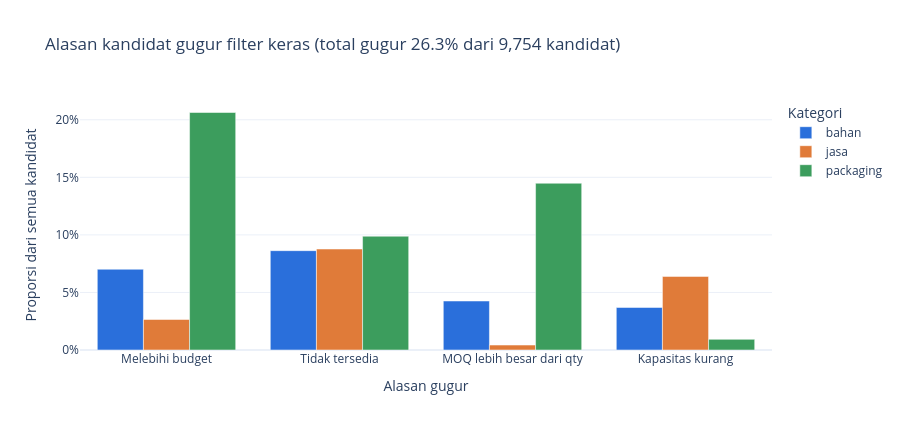

Notebook code for this chart:
### Markdown cell above
**Temuan:** Secara keseluruhan sebaran grade cukup seimbang (grade 0 19% dan grade 3 17%), tapi sangat bergantung pada urgensi: 42% kandidat di request ketat bergrade 0, sedangkan di request santai hanya 8%. Grup training rata-rata berisi 3,65 kandidat lolos, dan 14,1% grup punya grade yang sama semua sehingga tidak memberi sinyal ranking.

### Code cell
cand_cat = candidates.merge(requests[["id", "material_id"]], left_on="request_id", right_on="id")
cand_cat = cand_cat.merge(materials[["id", "category"]].rename(columns={"id": "material_id"}), on="material_id")
cand_cat["reasons"] = cand_cat["filter_reasons"].fillna("[]").map(json.loads)

reason_names = {
    "melebihi_budget": "Melebihi budget",
    "tidak_tersedia": "Tidak tersedia",
    "moq_lebih_besar": "MOQ lebih besar dari qty",
    "kapasitas_kurang": "Kapasitas kurang",
}
exploded = cand_cat.explode("reasons").dropna(subset=["reasons"])
reason_share = (exploded.groupby(["category", "reasons"]).size() / cand_cat.groupby("category").size()).rename("proporsi")
reason_share = reason_share.reset_index()
reason_share["alasan"] = reason_share["reasons"].map(reason_names)

overall_fail = (~cand_cat["is_eligible"]).mean()
multi = (cand_cat["reasons"].map(len) > 1).mean()

fig = px.bar(
    reason_share, x="alasan", y="proporsi", color="category", barmode="group", color_discrete_map=CATEGORY_COLORS,
    labels={"alasan": "Alasan gugur", "proporsi": "Proporsi dari semua kandidat", "category": "Kategori"},
    title=f"Alasan kandidat gugur filter keras (total gugur {overall_fail:.1%} dari {len(cand_cat):,} kandidat)",
    category_orders={"alasan": list(reason_names.values())},
)
fig.update_layout(height=430, yaxis_tickformat=".0%")
fig.show()

print(f"kandidat gugur: {overall_fail:.1%}")
print(f"kandidat dengan lebih dari satu alasan: {multi:.1%}")
fail_by_category = (~cand_cat["is_eligible"]).groupby(cand_cat["category"]).mean()
print("kandidat gugur per kategori:", fail_by_category.map("{:.1%}".format).to_dict())

# konteks packaging, karakter tersembunyi dipakai hanya untuk analisis
price_by_category = traits.merge(vendors[["id", "category"]], left_on="vendor_id", right_on="id")
print("rata-rata price_level per kategori:",
      price_by_category.groupby("category")["price_level"].mean().round(2).to_dict())
p02 = materials.loc[materials["code"] == "P02", "id"].item()
p02_moq = offers.loc[offers["material_id"] == p02, "moq"]
p02_qty = requests.loc[requests["material_id"] == p02, "qty"].median()
print(f"P02: {(p02_moq >= 200).sum()} dari {len(p02_moq)} vendor punya MOQ >= 200, qty median request {p02_qty:.0f}")
(exploded["reasons"].value_counts() / len(cand_cat)).rename(index=reason_names).rename("proporsi").round(3)

### Figure 1 — Plotly figure (JSON) as saved in the notebook; plotly's stock layout.template omitted (floating-point values rounded to 4 significant figures)
{"data": [{"alignmentgroup": "True", "hovertemplate": "Kategori=bahan<br>Alasan gugur=%{x}<br>Proporsi dari semua kandidat=%{y}<extra></extra>", "legendgroup": "bahan", "marker": {"color": "#2a6fdb", "pattern": {"shape": ""}}, "name": "bahan", "offsetgroup": "bahan", "orientation": "v", "showlegend": true, "textposition": "auto", "type": "bar", "x": ["Kapasitas kurang", "Melebihi budget", "MOQ lebih besar dari qty", "Tidak tersedia"], "xaxis": "x", "y": [0.03695, 0.07016, 0.04256, 0.0863], "yaxis": "y"}, {"alignmentgroup": "True", "hovertemplate": "Kategori=jasa<br>Alasan gugur=%{x}<br>Proporsi dari semua kandidat=%{y}<extra></extra>", "legendgroup": "jasa", "marker": {"color": "#e07b39", "pattern": {"shape": ""}}, "name": "jasa", "offsetgroup": "jasa", "orientation": "v", "showlegend": true, "textposition": "auto", "type": "bar", "x": ["Kapasitas kurang", "Melebihi budget", "MOQ lebih besar dari qty", "Tidak tersedia"], "xaxis": "x", "y": [0.06394, 0.02651, 0.004288, 0.08772], "yaxis": "y"}, {"alignmentgroup": "True", "hovertemplate": "Kategori=packaging<br>Alasan gugur=%{x}<br>Proporsi dari semua kandidat=%{y}<extra></extra>", "legendgroup": "packaging", "marker": {"color": "#3c9d5d", "pattern": {"shape": ""}}, "name": "packaging", "offsetgroup": "packaging", "orientation": "v", "showlegend": true, "textposition": "auto", "type": "bar", "x": ["Kapasitas kurang", "Melebihi budget", "MOQ lebih besar dari qty", "Tidak tersedia"], "xaxis": "x", "y": [0.009269, 0.2063, 0.1449, 0.09887], "yaxis": "y"}], "layout": {"barmode": "group", "height": 430, "legend": {"title": {"text": "Kategori"}, "tracegroupgap": 0}, "title": {"text": "Alasan kandidat gugur filter keras (total gugur 26.3% dari 9,754 kandidat)"}, "xaxis": {"anchor": "y", "categoryarray": ["Melebihi budget", "Tidak tersedia", "MOQ lebih besar dari qty", "Kapasitas kurang"], "categoryorder": "array", "domain": [0.0, 1.0], "title": {"text": "Alasan gugur"}}, "yaxis": {"anchor": "x", "domain": [0.0, 1.0], "tickformat": ".0%", "title": {"text": "Proporsi dari semua kandidat"}}}}
